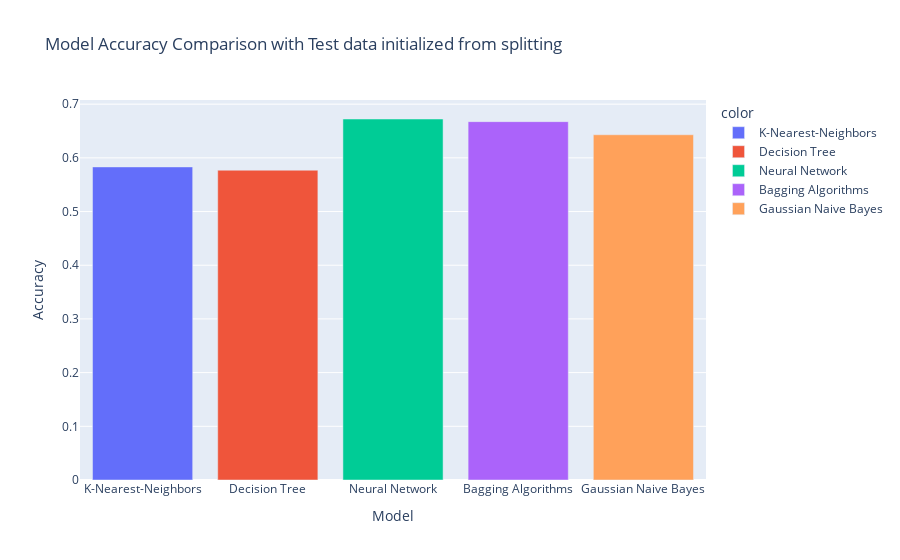

Notebook code cell kept with this figure:
### Code cell
fig = px.bar(
    x=["K-Nearest-Neighbors", "Decision Tree", "Neural Network", "Bagging Algorithms", "Gaussian Naive Bayes"],
    y=[knn_acc, dec_acc, mlp_acc, bagging_acc, bayes_acc],
    color=["K-Nearest-Neighbors", "Decision Tree", "Neural Network", "Bagging Algorithms", "Gaussian Naive Bayes"],
    labels={'x': "Model", 'y': "Accuracy"},
    title="Model Accuracy Comparison with Test data initialized from splitting"
)

fig.show()

### Figure 1 — Plotly figure (JSON) as saved in the notebook; plotly's stock layout.template omitted (floating-point values rounded to 4 significant figures)
{"data": [{"alignmentgroup": "True", "hovertemplate": "color=K-Nearest-Neighbors<br>Model=%{x}<br>Accuracy=%{y}<extra></extra>", "legendgroup": "K-Nearest-Neighbors", "marker": {"color": "#636efa", "pattern": {"shape": ""}}, "name": "K-Nearest-Neighbors", "offsetgroup": "K-Nearest-Neighbors", "orientation": "v", "showlegend": true, "textposition": "auto", "type": "bar", "x": ["K-Nearest-Neighbors"], "xaxis": "x", "y": [0.5831], "yaxis": "y"}, {"alignmentgroup": "True", "hovertemplate": "color=Decision Tree<br>Model=%{x}<br>Accuracy=%{y}<extra></extra>", "legendgroup": "Decision Tree", "marker": {"color": "#EF553B", "pattern": {"shape": ""}}, "name": "Decision Tree", "offsetgroup": "Decision Tree", "orientation": "v", "showlegend": true, "textposition": "auto", "type": "bar", "x": ["Decision Tree"], "xaxis": "x", "y": [0.577], "yaxis": "y"}, {"alignmentgroup": "True", "hovertemplate": "color=Neural Network<br>Model=%{x}<br>Accuracy=%{y}<extra></extra>", "legendgroup": "Neural Network", "marker": {"color": "#00cc96", "pattern": {"shape": ""}}, "name": "Neural Network", "offsetgroup": "Neural Network", "orientation": "v", "showlegend": true, "textposition": "auto", "type": "bar", "x": ["Neural Network"], "xaxis": "x", "y": [0.6724], "yaxis": "y"}, {"alignmentgroup": "True", "hovertemplate": "color=Bagging Algorithms<br>Model=%{x}<br>Accuracy=%{y}<extra></extra>", "legendgroup": "Bagging Algorithms", "marker": {"color": "#ab63fa", "pattern": {"shape": ""}}, "name": "Bagging Algorithms", "offsetgroup": "Bagging Algorithms", "orientation": "v", "showlegend": true, "textposition": "auto", "type": "bar", "x": ["Bagging Algorithms"], "xaxis": "x", "y": [0.6675], "yaxis": "y"}, {"alignmentgroup": "True", "hovertemplate": "color=Gaussian Naive Bayes<br>Model=%{x}<br>Accuracy=%{y}<extra></extra>", "legendgroup": "Gaussian Naive Bayes", "marker": {"color": "#FFA15A", "pattern": {"shape": ""}}, "name": "Gaussian Naive Bayes", "offsetgroup": "Gaussian Naive Bayes", "orientation": "v", "showlegend": true, "textposition": "auto", "type": "bar", "x": ["Gaussian Naive Bayes"], "xaxis": "x", "y": [0.643], "yaxis": "y"}], "layout": {"barmode": "relative", "legend": {"title": {"text": "color"}, "tracegroupgap": 0}, "title": {"text": "Model Accuracy Comparison with Test data initialized from splitting"}, "xaxis": {"anchor": "y", "domain": [0, 1], "title": {"text": "Model"}}, "yaxis": {"anchor": "x", "domain": [0, 1], "title": {"text": "Accuracy"}}}}
